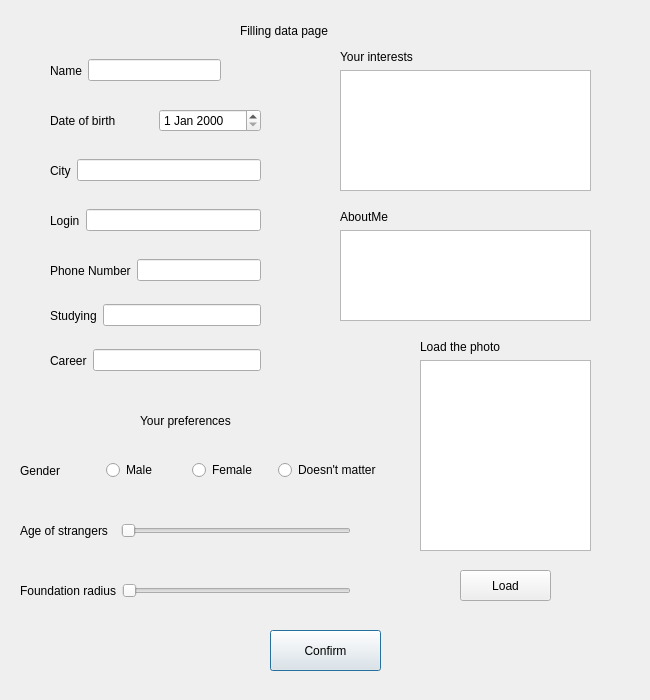
<?xml version="1.0" encoding="UTF-8"?>
<ui version="4.0">
 <class>FillingDataPage</class>
 <widget class="QDialog" name="FillingDataPage">
  <property name="geometry">
   <rect>
    <x>0</x>
    <y>0</y>
    <width>650</width>
    <height>700</height>
   </rect>
  </property>
  <property name="windowTitle">
   <string>Dialog</string>
  </property>
  <widget class="QLabel" name="RegPageLabel">
   <property name="geometry">
    <rect>
     <x>240</x>
     <y>20</y>
     <width>141</width>
     <height>21</height>
    </rect>
   </property>
   <property name="text">
    <string>Filling data page</string>
   </property>
  </widget>
  <widget class="QPushButton" name="BtnConfirm">
   <property name="geometry">
    <rect>
     <x>270</x>
     <y>630</y>
     <width>111</width>
     <height>41</height>
    </rect>
   </property>
   <property name="text">
    <string>Confirm</string>
   </property>
  </widget>
  <widget class="QWidget" name="layoutWidget">
   <property name="geometry">
    <rect>
     <x>340</x>
     <y>50</y>
     <width>251</width>
     <height>141</height>
    </rect>
   </property>
   <layout class="QVBoxLayout" name="verticalLayout_4">
    <item>
     <widget class="QLabel" name="Interests">
      <property name="text">
       <string>Your interests</string>
      </property>
     </widget>
    </item>
    <item>
     <widget class="QListWidget" name="interests">
     </widget>
    </item>
   </layout>
  </widget>
  <widget class="QWidget" name="layoutWidget_7">
   <property name="geometry">
    <rect>
     <x>50</x>
     <y>150</y>
     <width>211</width>
     <height>41</height>
    </rect>
   </property>
   <layout class="QHBoxLayout" name="horizontalLayout_8">
    <item>
     <widget class="QLabel" name="City">
      <property name="text">
       <string>City</string>
      </property>
     </widget>
    </item>
    <item>
     <widget class="QLineEdit" name="city"/>
    </item>
   </layout>
  </widget>
  <widget class="QWidget" name="layoutWidget_4">
   <property name="geometry">
    <rect>
     <x>50</x>
     <y>50</y>
     <width>171</width>
     <height>41</height>
    </rect>
   </property>
   <layout class="QHBoxLayout" name="horizontalLayout_5">
    <item>
     <widget class="QLabel" name="Name">
      <property name="text">
       <string>Name</string>
      </property>
     </widget>
    </item>
    <item>
     <widget class="QLineEdit" name="name"/>
    </item>
   </layout>
  </widget>
  <widget class="QWidget" name="layoutWidget_6">
   <property name="geometry">
    <rect>
     <x>50</x>
     <y>200</y>
     <width>211</width>
     <height>41</height>
    </rect>
   </property>
   <layout class="QHBoxLayout" name="horizontalLayout_7">
    <item>
     <widget class="QLabel" name="Login">
      <property name="text">
       <string>Login</string>
      </property>
     </widget>
    </item>
    <item>
     <widget class="QLineEdit" name="login"/>
    </item>
   </layout>
  </widget>
  <widget class="QWidget" name="layoutWidget_2">
   <property name="geometry">
    <rect>
     <x>420</x>
     <y>340</y>
     <width>171</width>
     <height>211</height>
    </rect>
   </property>
   <layout class="QVBoxLayout" name="verticalLayout_5">
    <item>
     <widget class="QLabel" name="LoadThePhoto">
      <property name="text">
       <string>Load the photo</string>
      </property>
     </widget>
    </item>
    <item>
     <widget class="QGraphicsView" name="photo"/>
    </item>
   </layout>
  </widget>
  <widget class="QWidget" name="layoutWidget_3">
   <property name="geometry">
    <rect>
     <x>340</x>
     <y>210</y>
     <width>251</width>
     <height>111</height>
    </rect>
   </property>
   <layout class="QVBoxLayout" name="verticalLayout_6">
    <item>
     <widget class="QLabel" name="AboutMe">
      <property name="text">
       <string>AboutMe</string>
      </property>
     </widget>
    </item>
    <item>
     <widget class="QTextEdit" name="aboutme"/>
    </item>
   </layout>
  </widget>
  <widget class="QPushButton" name="BtnToLoadThePhoto">
   <property name="geometry">
    <rect>
     <x>460</x>
     <y>570</y>
     <width>91</width>
     <height>31</height>
    </rect>
   </property>
   <property name="text">
    <string>Load</string>
   </property>
  </widget>
  <widget class="QWidget" name="layoutWidget">
   <property name="geometry">
    <rect>
     <x>50</x>
     <y>100</y>
     <width>211</width>
     <height>41</height>
    </rect>
   </property>
   <layout class="QHBoxLayout" name="horizontalLayout">
    <item>
     <widget class="QLabel" name="DateOfBirth">
      <property name="text">
       <string>Date of birth</string>
      </property>
     </widget>
    </item>
    <item>
     <widget class="QDateEdit" name="dateofbirth"/>
    </item>
   </layout>
  </widget>
  <widget class="QWidget" name="layoutWidget_8">
   <property name="geometry">
    <rect>
     <x>50</x>
     <y>340</y>
     <width>211</width>
     <height>41</height>
    </rect>
   </property>
   <layout class="QHBoxLayout" name="horizontalLayout_9">
    <item>
     <widget class="QLabel" name="Career">
      <property name="text">
       <string>Career</string>
      </property>
     </widget>
    </item>
    <item>
     <widget class="QLineEdit" name="career"/>
    </item>
   </layout>
  </widget>
  <widget class="QWidget" name="layoutWidget_9">
   <property name="geometry">
    <rect>
     <x>50</x>
     <y>250</y>
     <width>211</width>
     <height>41</height>
    </rect>
   </property>
   <layout class="QHBoxLayout" name="horizontalLayout_10">
    <item>
     <widget class="QLabel" name="PhoneNumber">
      <property name="text">
       <string>Phone Number</string>
      </property>
     </widget>
    </item>
    <item>
     <widget class="QLineEdit" name="phonenumber"/>
    </item>
   </layout>
  </widget>
  <widget class="QWidget" name="layoutWidget_5">
   <property name="geometry">
    <rect>
     <x>20</x>
     <y>510</y>
     <width>331</width>
     <height>41</height>
    </rect>
   </property>
   <layout class="QHBoxLayout" name="horizontalLayout_6">
    <item>
     <widget class="QLabel" name="AgeOStrangers_2">
      <property name="text">
       <string>Age of strangers  </string>
      </property>
     </widget>
    </item>
    <item>
     <widget class="QSlider" name="ageofstrangers_2">
      <property name="enabled">
       <bool>true</bool>
      </property>
      <property name="mouseTracking">
       <bool>true</bool>
      </property>
      <property name="tabletTracking">
       <bool>true</bool>
      </property>
      <property name="acceptDrops">
       <bool>true</bool>
      </property>
      <property name="autoFillBackground">
       <bool>false</bool>
      </property>
      <property name="minimum">
       <number>18</number>
      </property>
      <property name="orientation">
       <enum>Qt::Horizontal</enum>
      </property>
      <property name="invertedControls">
       <bool>false</bool>
      </property>
      <property name="tickPosition">
       <enum>QSlider::NoTicks</enum>
      </property>
     </widget>
    </item>
   </layout>
  </widget>
  <widget class="QWidget" name="layoutWidget_10">
   <property name="geometry">
    <rect>
     <x>20</x>
     <y>570</y>
     <width>331</width>
     <height>41</height>
    </rect>
   </property>
   <layout class="QHBoxLayout" name="horizontalLayout_11">
    <item>
     <widget class="QLabel" name="FoundRadius_2">
      <property name="text">
       <string>Foundation radius</string>
      </property>
     </widget>
    </item>
    <item>
     <widget class="QSlider" name="foundationradius_2">
      <property name="enabled">
       <bool>true</bool>
      </property>
      <property name="mouseTracking">
       <bool>true</bool>
      </property>
      <property name="tabletTracking">
       <bool>true</bool>
      </property>
      <property name="acceptDrops">
       <bool>true</bool>
      </property>
      <property name="autoFillBackground">
       <bool>false</bool>
      </property>
      <property name="minimum">
       <number>18</number>
      </property>
      <property name="orientation">
       <enum>Qt::Horizontal</enum>
      </property>
      <property name="invertedControls">
       <bool>false</bool>
      </property>
      <property name="tickPosition">
       <enum>QSlider::NoTicks</enum>
      </property>
     </widget>
    </item>
   </layout>
  </widget>
  <widget class="QLabel" name="label_2">
   <property name="geometry">
    <rect>
     <x>140</x>
     <y>400</y>
     <width>261</width>
     <height>41</height>
    </rect>
   </property>
   <property name="text">
    <string>Your preferences</string>
   </property>
  </widget>
  <widget class="QWidget" name="layoutWidget_11">
   <property name="geometry">
    <rect>
     <x>20</x>
     <y>450</y>
     <width>361</width>
     <height>41</height>
    </rect>
   </property>
   <layout class="QHBoxLayout" name="horizontalLayout_12">
    <item>
     <widget class="QLabel" name="label_3">
      <property name="text">
       <string>Gender</string>
      </property>
     </widget>
    </item>
    <item>
     <widget class="QRadioButton" name="radioButton_4">
      <property name="text">
       <string>Male</string>
      </property>
     </widget>
    </item>
    <item>
     <widget class="QRadioButton" name="radioButton_5">
      <property name="text">
       <string>Female</string>
      </property>
     </widget>
    </item>
    <item>
     <widget class="QRadioButton" name="radioButton_6">
      <property name="text">
       <string>Doesn't matter</string>
      </property>
     </widget>
    </item>
   </layout>
  </widget>
  <widget class="QWidget" name="layoutWidget_12">
   <property name="geometry">
    <rect>
     <x>50</x>
     <y>300</y>
     <width>211</width>
     <height>31</height>
    </rect>
   </property>
   <layout class="QHBoxLayout" name="horizontalLayout_13">
    <item>
     <widget class="QLabel" name="Career_2">
      <property name="text">
       <string>Studying</string>
      </property>
     </widget>
    </item>
    <item>
     <widget class="QLineEdit" name="career_2"/>
    </item>
   </layout>
  </widget>
 </widget>
 <resources/>
 <connections/>
</ui>
